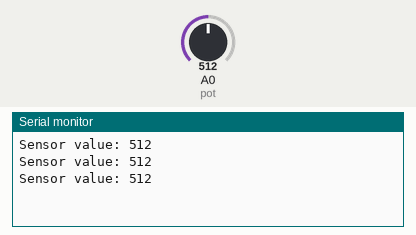
Simulated run of this sketch. Board: Arduino Uno, built with avr-gcc and run on an emulated ATmega328P. Parts: the last lines printed to the serial monitor. The inputs (shaded band) are chosen by the test bench; at power-on: A0 (pot) = 512.

Above: at 1.3 s.
1.4 s: A0 (pot) set to 716
At 1.9 s:
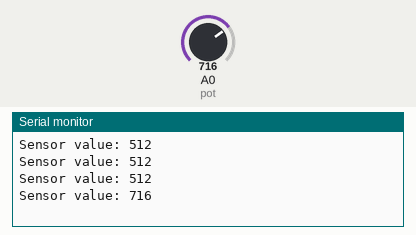
2.9 s: A0 (pot) set to 900
At 3.4 s:
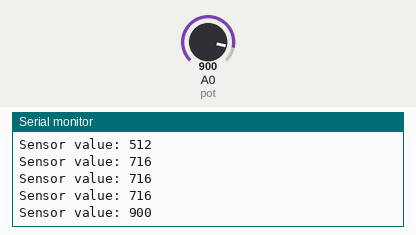
Timing chart, 0 to 5.9 s (numbered marks = the images above; inputs shaded):
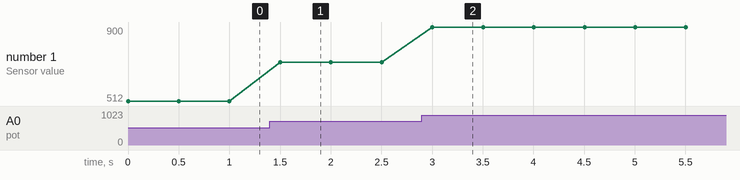

Measured:
- after the input at 1.4 s, the serial monitor: prints a new line after 0.10 s (image 1)
- after the input at 2.9 s, the serial monitor: prints a new line after 0.10 s (image 2)
- plotted number 1: 512 → 716 after the input at 1.4 s, 716 → 900 after the input at 2.9 s

The sketch:

Code.ino
```cpp
/*This code shows how to use a potentiometer using Arduino
*
* Components
* ----------
* Arduino uno, potentiometer, breadboard and some jumper cables
*
* This sketch is created by Anuj Karnik.
**********************************************************************************************************************************************/


int pot = A0;   //declaring the pin to which the potentiometer is connected

void setup() {
pinMode(pot, INPUT);    //declaring the potentiometer as INPUT

Serial.begin(9600);     //setting the baud rate of serial monitor at 9600
}

void loop() {
int sensor_value = analogRead(pot);     //Reading the value from the potentiometer

Serial.print("Sensor value: ");          //Printing the value from the potentiometer on the serial monitor
Serial.println(sensor_value);
delay(500);
}
```
